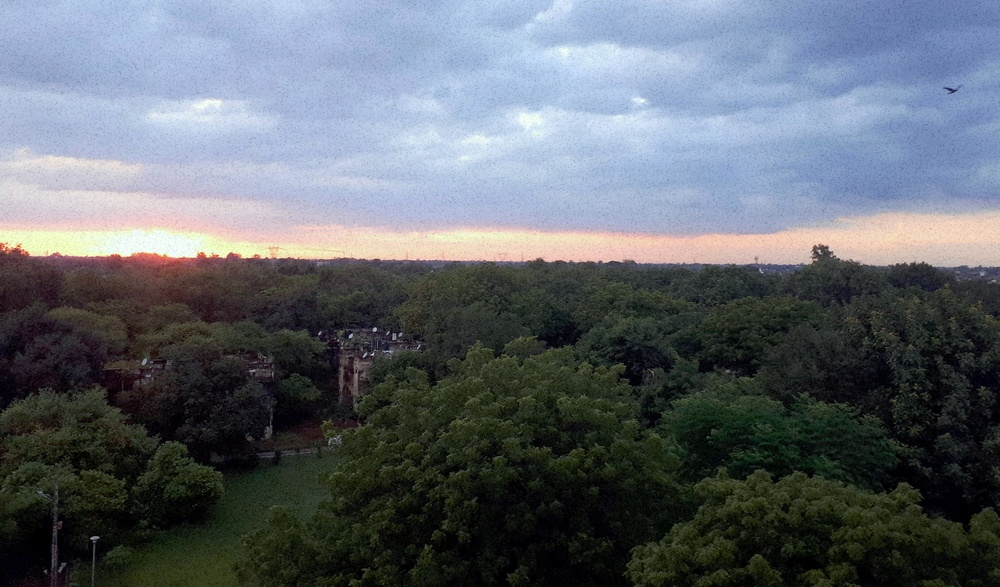
#> input picture 180836_A4/iitk.jpg, 1000 x 587 px, shrunk from 4574 x 2686 before the run
$ python seg.py
#> lines starting #> are read from the running program, lines starting #| are printed output that depends on the picture; after the words box and inside, x2 and y2 are one past the last pixel; in counts of white or black regions, pixels touching at a corner belong together
#> further down, img is the input picture: shape (587, 1000, 3); mean B, G, R 109.7, 102.5, 96.2
import cv2
import numpy as np
from matplotlib import rcParams
import matplotlib.pyplot as plt
rcParams['figure.figsize'] = 100 , 100
rcParams["axes.titlesize"] = 100

def my_SEG(img):
  anyf_out = cv2.fastNlMeansDenoisingColored(img, None, 15, 15, 7, 21)
  hsv_conv = cv2.cvtColor(anyf_out, cv2.COLOR_BGR2HSV)
#> hsv_conv: shape (587, 1000, 3); mean H, S, V 82.2, 72.5, 116.3

  # Threshold of green in HSV space
  lower_green = np.array([36, 0, 0])
  upper_green = np.array([102, 255, 255])

  mask = cv2.inRange(hsv_conv, lower_green, upper_green)
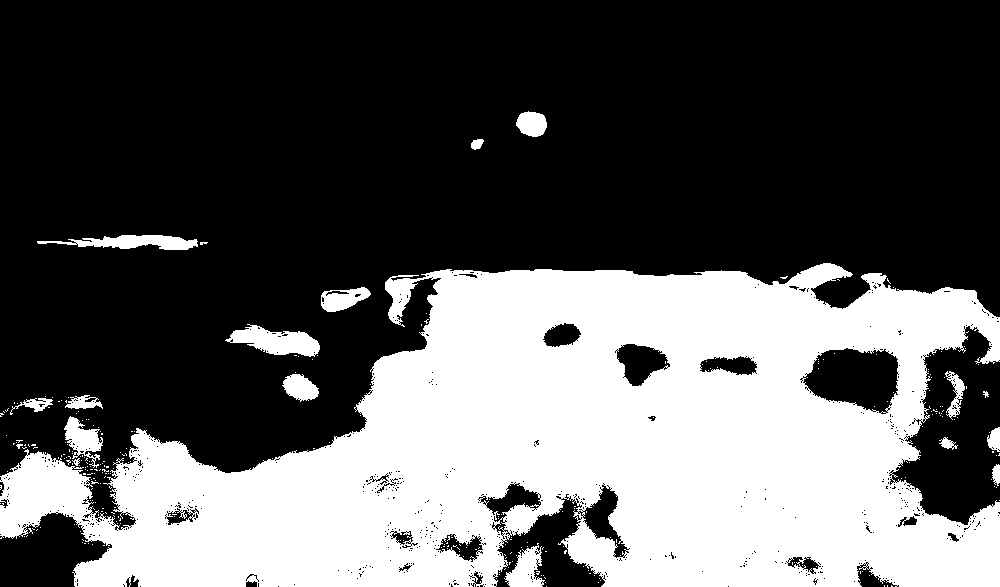
#> mask: shape (587, 1000); 35.8% white; 295 white regions (277 under 20 px), largest, box (x1, y1, x2, y2) and area: (0, 263, 1000, 587) 200612, (225, 324, 320, 357) 1722, (37, 235, 198, 250) 1354
  return mask

img = cv2.imread("iitk.jpg")
img_seg = my_SEG(img)
# cv2.imwrite('hehe.jpg', cv2.bitwise_and(cv2.fastNlMeansDenoisingColored(img, None, 15, 15, 7, 21), cv2.fastNlMeansDenoisingColored(img, None, 15, 15, 7, 21), mask=img_seg))
cv2.imwrite('fordrone.jpg', img_seg)

$ run again, with 180836_A4/bruh.jpg copied over 180836_A4/iitk.jpg
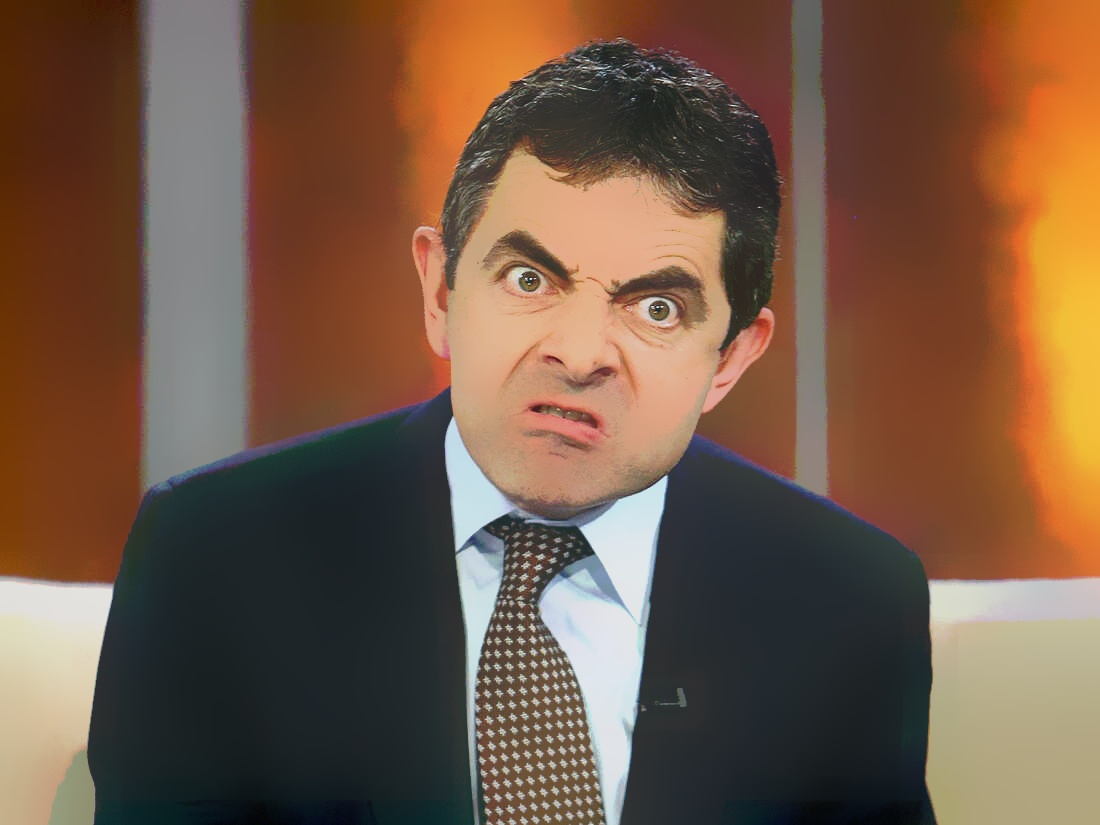
#> input picture 180836_A4/bruh.jpg, 1100 x 825 px
#> img is the input picture: shape (825, 1100, 3); mean B, G, R 69.5, 88.7, 116.4
#> hsv_conv: shape (825, 1100, 3); mean H, S, V 43.5, 111.4, 119.9
#> in my_SEG, `mask = cv2.inRange(hsv_conv, lower_green, upper_green)`:
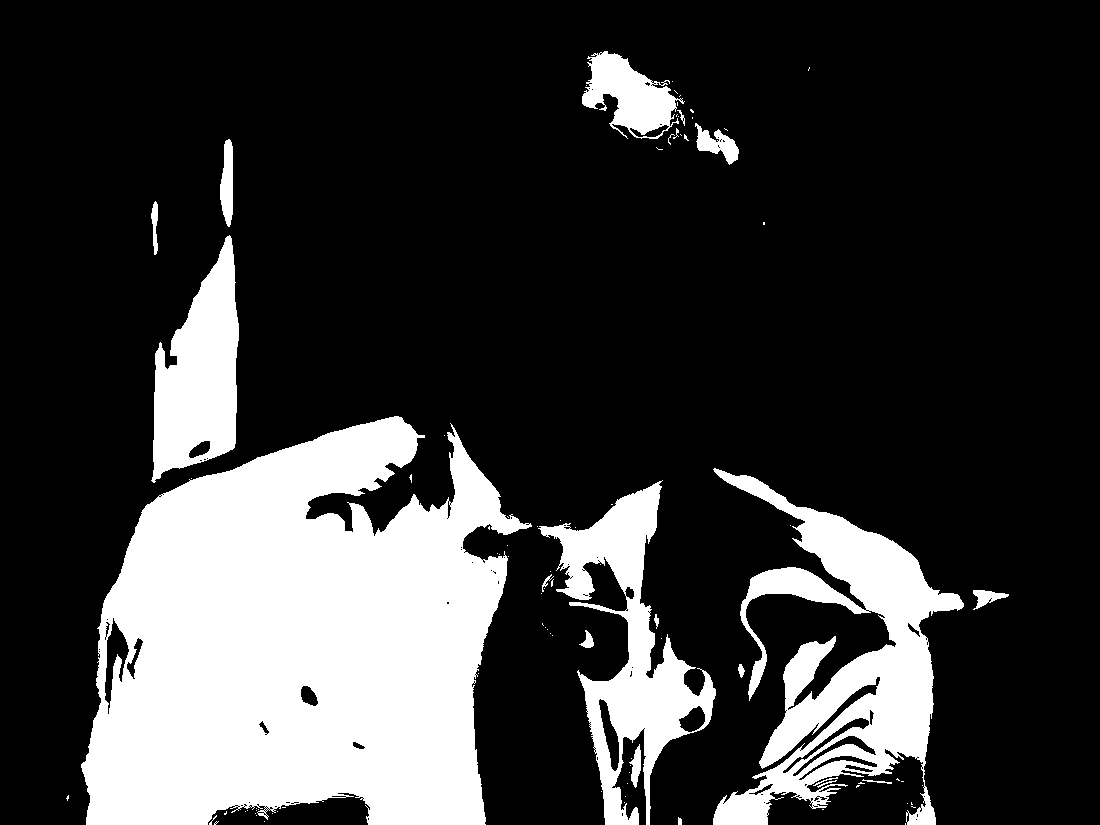
#> mask: shape (825, 1100); 22.4% white; 94 white regions (74 under 20 px), largest, box (x1, y1, x2, y2) and area: (81, 416, 532, 825) 130336, (713, 468, 964, 825) 32942, (538, 480, 716, 825) 18476

$ run again, with 180836_A4/rome.jpg copied over 180836_A4/iitk.jpg
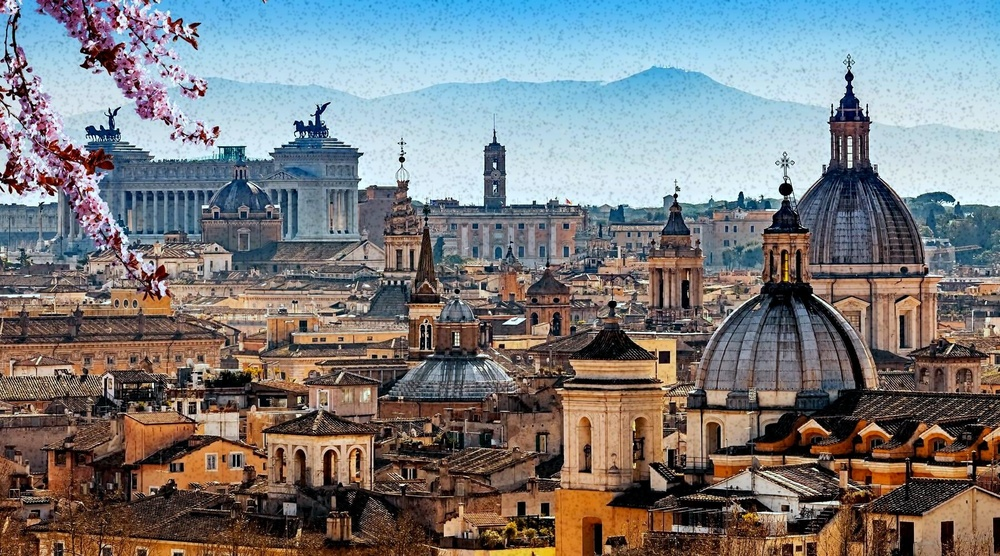
#> input picture 180836_A4/rome.jpg, 1000 x 556 px, shrunk from 1800 x 1000 before the run
#> img is the input picture: shape (556, 1000, 3); mean B, G, R 126.1, 124.2, 123.2
#> in my_SEG, `anyf_out = cv2.fastNlMeansDenoisingColored(img, None, 15, 15, 7, 21)`:
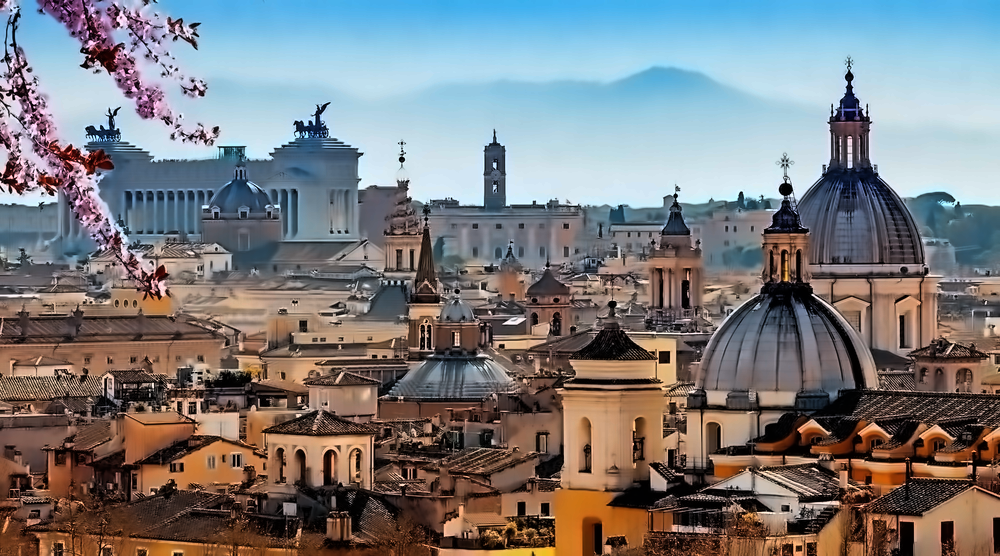
#> anyf_out: shape (556, 1000, 3); mean B, G, R 125.2, 123.2, 123.5
#> hsv_conv: shape (556, 1000, 3); mean H, S, V 63.1, 92, 148.4
#> in my_SEG, `mask = cv2.inRange(hsv_conv, lower_green, upper_green)`:
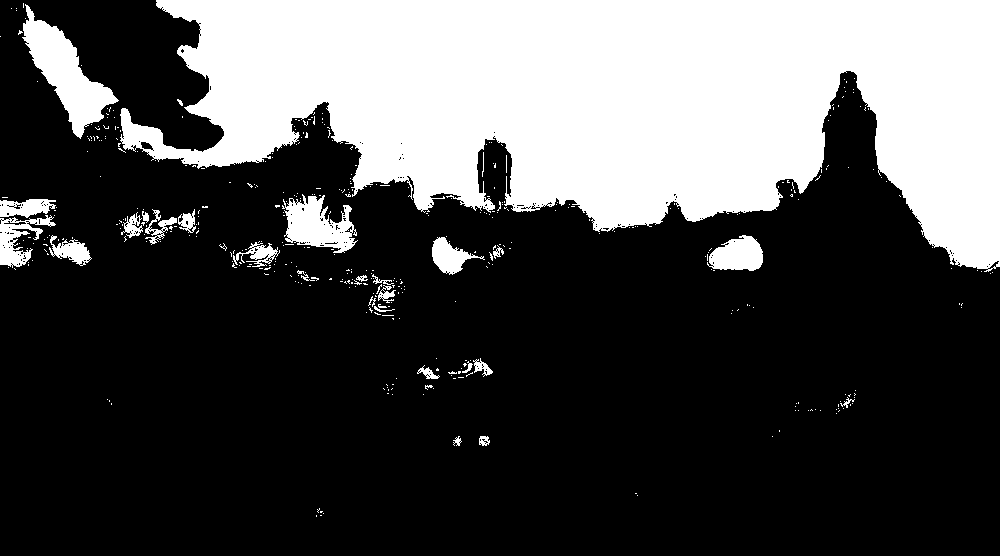
#> mask: shape (556, 1000); 30.3% white; 434 white regions (404 under 20 px), largest, box (x1, y1, x2, y2) and area: (120, 0, 1000, 272) 153071, (22, 4, 119, 139) 4627, (282, 194, 358, 253) 2551
